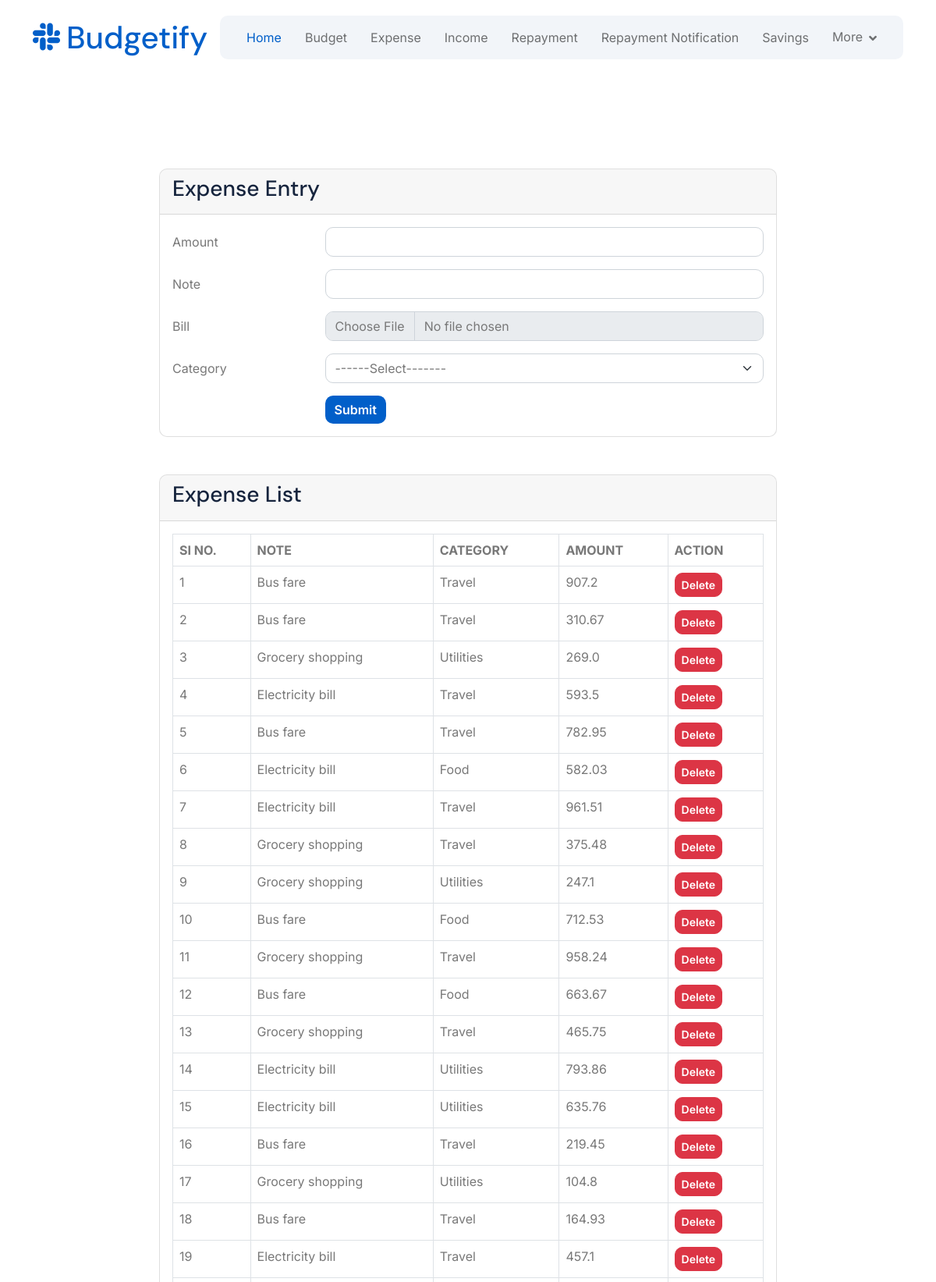
The page /User/expense/ (signed in, upper part) on the database its author committed.
### User/models.py (models this page shows, shortened)
class tbl_expense(models.Model):
    expense_amount = models.FloatField()  # Changed to FloatField
    expense_date = models.DateField()
    expense_time = models.TimeField()
    expense_note = models.TextField(max_length=30, blank=True)
    expense_bill = models.FileField(upload_to='Assets/ExpenseBill/', blank=True, null=True)
    expensecategory = models.ForeignKey(tbl_expensetype, on_delete=models.CASCADE)
    user = models.ForeignKey(tbl_user, on_delete=models.CASCADE)

### Admin/models.py (models this page shows)
class tbl_expensetype(models.Model):
    expensetype_name = models.CharField(max_length=30)

### User/views.py (the view, shortened to what this page needs)
# urls.py: path('expense/',views.expense,name="expense"),
def expense(request):
    expensetypeData = tbl_expensetype.objects.all()
    user = tbl_user.objects.get(id=request.session["uid"])
    expenseData = tbl_expense.objects.filter(user=user)
    return render(request, "User/Expense.html", {
        "expenseData": expenseData,
        "expensetypeData": expensetypeData
    })

### User/Templates/User/Expense.html (shortened to what this page needs)
{% extends 'User/Header.html' %}
{% load static %}
{% block content %}
<!DOCTYPE html>
<html lang="en">
<head>
</head>
<body>
<div class="row justify-content-center mt-5">
    <div class="col-md-8">
        <div class="card">
            <div class="card-header">
                <h3 class="card-title">Expense Entry</h3>
            </div>
            <div class="card-body">
                <form method="post" enctype="multipart/form-data">
                    <div class="row mb-3">
                        <label for="txt_amount" class="col-sm-3 col-form-label">Amount</label>
                        <div class="col-sm-9">
                            <input type="number" class="form-control" id="txt_amount" name="txt_amount"
                                min="0" step="0.01"
                                title="Enter a valid amount (minimum 0)"
                                required>
                        </div>
                    </div>
                    <div class="row mb-3">
                        <label for="txt_note" class="col-sm-3 col-form-label">Note</label>
                        <div class="col-sm-9">
                            <input type="text" class="form-control" id="txt_note" name="txt_note"
                                pattern="^[A-Z]+[a-zA-Z0-9 .,!?]*$"
                                title="Note must start with a capital letter and can contain letters, numbers, spaces, and basic punctuation"
                                required>
                        </div>
                    </div>
                    <div class="row mb-3">
                        <label for="file_bill" class="col-sm-3 col-form-label">Bill</label>
                        <div class="col-sm-9">
                            <input type="file" class="form-control" id="file_bill" name="file_bill">
                        </div>
                    </div>
                    <div class="row mb-3">
                        <label for="txt_expensetype" class="col-sm-3 col-form-label">Category</label>
                        <div class="col-sm-9">
                            <select class="form-select" name="txt_expensetype" id="txt_expensetype" required>
                                <option value="">------Select-------</option>
                            </select>
                        </div>
                    </div>
                    <div class="row">
                        <div class="col-sm-9 offset-sm-3">
                            <button type="submit" class="btn btn-primary">Submit</button>
                        </div>
                    </div>
                </form>
            </div>
        </div>
    </div>
</div>
<div class="row justify-content-center mt-5 mb-5">
    <div class="col-md-8">
        <div class="card">
            <div class="card-header">
                <h3 class="card-title">Expense List</h3>
            </div>
            <div class="card-body">
                <table class="table table-bordered table-hover">
                    <thead>
                        <tr>
                            <th>SI NO.</th>
                            <th>NOTE</th>
                            <th>CATEGORY</th>
                            <th>AMOUNT</th>
                            <th>ACTION</th>
                        </tr>
                    </thead>
                    <tbody>
                        {% for i in expenseData %}
                        <tr>
                            <td>{{forloop.counter}}</td>
                            <td>{{i.expense_note}}</td>
                            <td>{{i.expensecategory.expensetype_name}}</td>
                            <td>{{i.expense_amount}}</td>
                            <td><a href="{% url 'User:deleteExpense' i.id %}" class="btn btn-danger btn-sm">Delete</a></td>
                        </tr>
                        {% endfor %}
                    </tbody>
                </table>
            </div>
        </div>
    </div>
</div>
</body>
</html>
{% endblock content %}

### Guest/static/Main/css/style.css (style rules this page uses)
.btn { font-weight: 600; transition: .5s; }
.btn.btn-primary { color: var(--bs-white); border: none; }

### rows shown on the page
tbl_expense: expense_note "Bus fare", expensecategory.expensetype_name "Travel", expense_amount "907.2"
tbl_expense: expense_note "Bus fare", expensecategory.expensetype_name "Travel", expense_amount "310.67"
tbl_expense: expense_note "Grocery shopping", expensecategory.expensetype_name "Utilities", expense_amount "269.0"
tbl_expense: expense_note "Electricity bill", expensecategory.expensetype_name "Travel", expense_amount "593.5"
tbl_expense: expense_note "Bus fare", expensecategory.expensetype_name "Travel", expense_amount "782.95"
tbl_expense: expense_note "Electricity bill", expensecategory.expensetype_name "Food", expense_amount "582.03"
tbl_expense: expense_note "Electricity bill", expensecategory.expensetype_name "Travel", expense_amount "961.51"
tbl_expense: expense_note "Grocery shopping", expensecategory.expensetype_name "Travel", expense_amount "375.48"
tbl_expense: expense_note "Grocery shopping", expensecategory.expensetype_name "Utilities", expense_amount "247.1"
tbl_expense: expense_note "Bus fare", expensecategory.expensetype_name "Food", expense_amount "712.53"
tbl_expense: expense_note "Grocery shopping", expensecategory.expensetype_name "Travel", expense_amount "958.24"
tbl_expense: expense_note "Bus fare", expensecategory.expensetype_name "Food", expense_amount "663.67"
tbl_expense: expense_note "Grocery shopping", expensecategory.expensetype_name "Travel", expense_amount "465.75"
tbl_expense: expense_note "Electricity bill", expensecategory.expensetype_name "Utilities", expense_amount "793.86"
tbl_expense: expense_note "Electricity bill", expensecategory.expensetype_name "Utilities", expense_amount "635.76"
tbl_expense: expense_note "Bus fare", expensecategory.expensetype_name "Travel", expense_amount "219.45"
tbl_expense: expense_note "Grocery shopping", expensecategory.expensetype_name "Utilities", expense_amount "104.8"
tbl_expense: expense_note "Bus fare", expensecategory.expensetype_name "Travel", expense_amount "164.93"
tbl_expense: expense_note "Electricity bill", expensecategory.expensetype_name "Travel", expense_amount "457.1"
